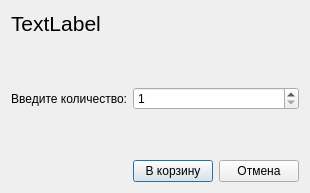
<?xml version="1.0" encoding="UTF-8"?>
<ui version="4.0">
 <class>DBItemBuying</class>
 <widget class="QDialog" name="DBItemBuying">
  <property name="geometry">
   <rect>
    <x>0</x>
    <y>0</y>
    <width>301</width>
    <height>193</height>
   </rect>
  </property>
  <property name="sizePolicy">
   <sizepolicy hsizetype="Minimum" vsizetype="Minimum">
    <horstretch>0</horstretch>
    <verstretch>0</verstretch>
   </sizepolicy>
  </property>
  <property name="windowTitle">
   <string>Dialog</string>
  </property>
  <layout class="QGridLayout" name="gridLayout">
   <item row="2" column="0">
    <widget class="QLabel" name="label_amount">
     <property name="text">
      <string>Введите количество:</string>
     </property>
     <property name="alignment">
      <set>Qt::AlignRight|Qt::AlignTrailing|Qt::AlignVCenter</set>
     </property>
    </widget>
   </item>
   <item row="1" column="1">
    <spacer name="verticalSpacer_2">
     <property name="orientation">
      <enum>Qt::Vertical</enum>
     </property>
     <property name="sizeHint" stdset="0">
      <size>
       <width>20</width>
       <height>40</height>
      </size>
     </property>
    </spacer>
   </item>
   <item row="2" column="1">
    <widget class="QSpinBox" name="spinBox_amount">
     <property name="minimum">
      <number>1</number>
     </property>
     <property name="value">
      <number>1</number>
     </property>
    </widget>
   </item>
   <item row="3" column="1">
    <spacer name="verticalSpacer">
     <property name="orientation">
      <enum>Qt::Vertical</enum>
     </property>
     <property name="sizeHint" stdset="0">
      <size>
       <width>20</width>
       <height>40</height>
      </size>
     </property>
    </spacer>
   </item>
   <item row="4" column="1">
    <layout class="QHBoxLayout" name="horizontalLayout">
     <item>
      <widget class="QPushButton" name="pushButton_buy">
       <property name="text">
        <string>В корзину</string>
       </property>
      </widget>
     </item>
     <item>
      <widget class="QPushButton" name="pushButton_cancel">
       <property name="text">
        <string>Отмена</string>
       </property>
      </widget>
     </item>
    </layout>
   </item>
   <item row="0" column="0" colspan="2">
    <widget class="QLabel" name="label_name">
     <property name="font">
      <font>
       <pointsize>16</pointsize>
      </font>
     </property>
     <property name="text">
      <string>TextLabel</string>
     </property>
    </widget>
   </item>
  </layout>
 </widget>
 <resources/>
 <connections/>
</ui>
